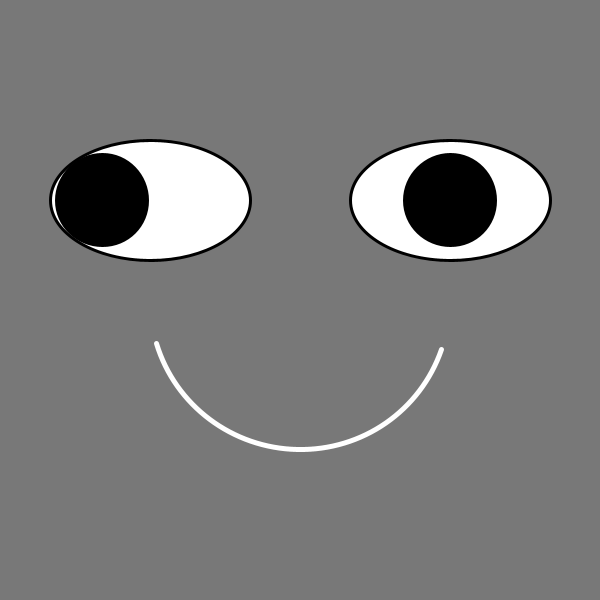
Frame 1 (no input)
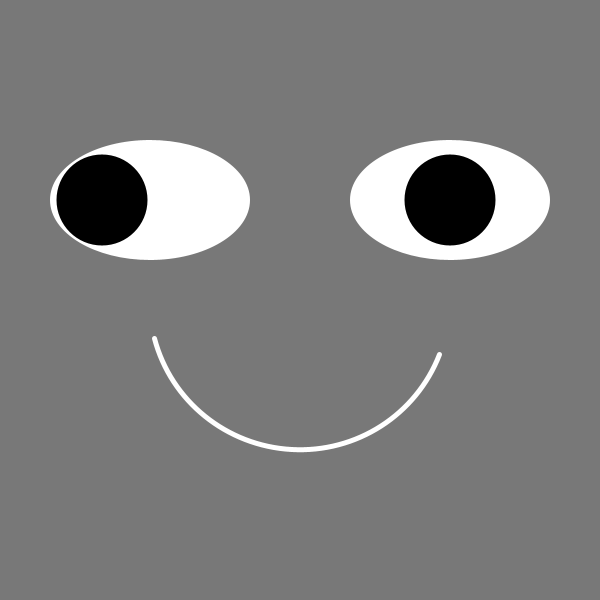
Frame 60 (the mouse pressed at the canvas centre just before this capture)
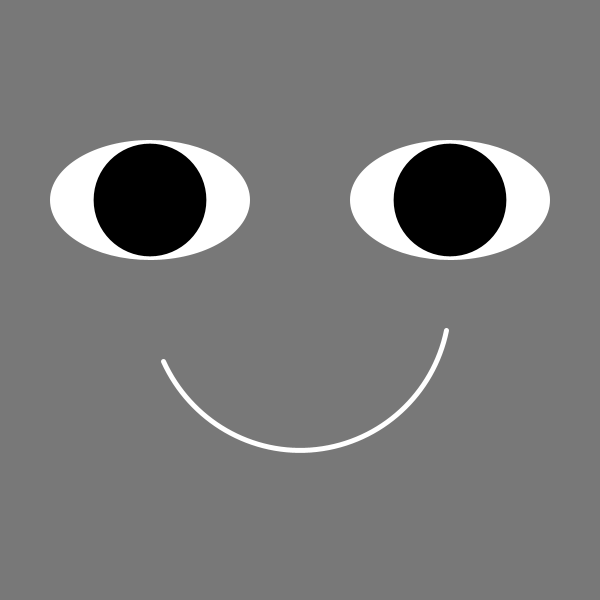
Frame 120 (the mouse held since frame 60 and released just before this capture)

The Processing sketch that drew these frames (run headless with seeded random() and noise(); from frame 60 on, the mouse is pressed at the canvas centre):

// Processing sketch: Lab5_fixed
// ── Lab5_fixed.pde
void setup() {
  size(600, 600);
  stroke(0);
  strokeWeight(3);
  noCursor();
}

// color
// range 0 - 255
// alpha = transparency
// w
// w, a
// r, g, b
// r, g, b, a

float eyeballSwiftX;
float eyeballSwiftY;
float eyeSize;
float mouthWidth;
float angle;


void draw() {
  background(120);

  // update the eyeball position and size based on the mouseX position


  eyeballSwiftX = map(mouseX, 0, width, -24, 24);
  if (mouseX < width/2) {
    eyeSize = map(mouseX, 0, width/2, 91, 120);
  } else {
    eyeSize = map(mouseX, width/2, width, 120, 91);
  }

  eyeballSwiftY = map(mouseY, 0, height, -24, 24);
  if (mouseY < height/3) {
    eyeSize = map(mouseY, 0, height/3, 91, 120);
  } else {
    eyeSize = map(mouseY, height/3, width, 120, 91);
  }


  // left eye
  fill(255);
  ellipse(width/2-150, height/3, 200, 120);
  fill(0); //w
  ellipse(width/2-150 + eyeballSwiftX + eyeballSwiftY, height/3, eyeSize, eyeSize);

  // right eye
  fill(255);
  ellipse(width/2+150, height/3, 200, 120);
  fill(0); //w
  ellipse(width/2+150 + eyeballSwiftX - eyeballSwiftY, height/3, eyeSize, eyeSize);


  //mouth
  mouthWidth = 0.3;
  noFill();
  stroke(255, 0, 0);
  strokeWeight(5);
  stroke(255);
  strokeWeight(5);

  pushMatrix();
  translate(300, 300);
  rotate(sin(frameCount*0.05)*0.4);
  arc(0, 0, 300, 300, PI*(0.4-mouthWidth), PI*(0.6+mouthWidth));
  //fill(255, 0, 0);
  noStroke();
  popMatrix();


  //arc(300, 300, 300, 300, PI*0.3, PI*0.7);
}
//if (mousePressed) {
//println(mouseX);
//}
